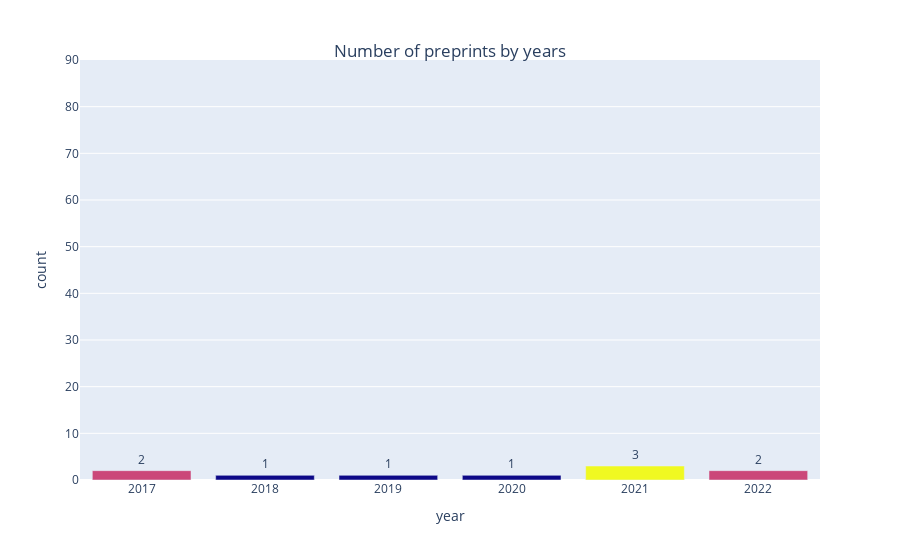

The code cell stored with this chart in its notebook:
### Code cell
df_pub_years = pd.DataFrame({
    'year': data['year'].dropna().unique(),
    'count': data['year'].value_counts().tolist()
})
df_pub_years = df_pub_years.sort_values(by='year', ascending=True)
tick_val = df_pub_years.year.to_list()

fig = px.bar(df_pub_years, x="year", y="count", color= "count", 
            hover_data=['year'], text ='count')
fig.update_layout(yaxis={'categoryorder':'total ascending'})
fig.update_layout(uniformtext_minsize=8, uniformtext_mode='hide')
fig.update_traces(textposition='outside')
fig.update_layout(title_text='Number of preprints by years', title_x=0.5, title_y=0.92,
    showlegend=False)
fig.update_yaxes(range=[0,90])
fig.update_layout(
    xaxis = dict(
        tickmode = 'array',
        tickvals = tick_val,
        ticktext = tick_val
    )
)
fig.update_coloraxes(showscale=False)

fig.show()

### Figure 1 — Plotly figure (JSON) as saved in the notebook; plotly's stock layout.template omitted (floating-point values rounded to 4 significant figures)
{"data": [{"alignmentgroup": "True", "hovertemplate": "year=%{x}<br>count=%{marker.color}<extra></extra>", "legendgroup": "", "marker": {"color": [2, 1, 1, 1, 3, 2], "coloraxis": "coloraxis", "pattern": {"shape": ""}}, "name": "", "offsetgroup": "", "orientation": "v", "showlegend": false, "text": [2, 1, 1, 1, 3, 2], "textposition": "outside", "type": "bar", "x": [2017, 2018, 2019, 2020, 2021, 2022], "xaxis": "x", "y": [2, 1, 1, 1, 3, 2], "yaxis": "y"}], "layout": {"barmode": "relative", "coloraxis": {"colorbar": {"title": {"text": "count"}}, "colorscale": [[0, "#0d0887"], [0.1111, "#46039f"], [0.2222, "#7201a8"], [0.3333, "#9c179e"], [0.4444, "#bd3786"], [0.5556, "#d8576b"], [0.6667, "#ed7953"], [0.7778, "#fb9f3a"], [0.8889, "#fdca26"], [1, "#f0f921"]], "showscale": false}, "legend": {"tracegroupgap": 0}, "margin": {"t": 60}, "showlegend": false, "title": {"text": "Number of preprints by years", "x": 0.5, "y": 0.92}, "uniformtext": {"minsize": 8, "mode": "hide"}, "xaxis": {"anchor": "y", "domain": [0, 1], "tickmode": "array", "ticktext": [2017, 2018, 2019, 2020, 2021, 2022], "tickvals": [2017, 2018, 2019, 2020, 2021, 2022], "title": {"text": "year"}}, "yaxis": {"anchor": "x", "categoryorder": "total ascending", "domain": [0, 1], "range": [0, 90], "title": {"text": "count"}}}}
